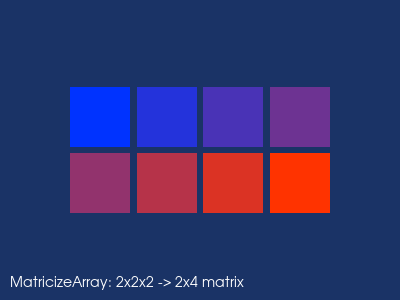

Python code for this plot:
#!/usr/bin/env python

# Demonstrate vtkMatricizeArray by creating a 2x2x2 sparse array,
# matricizing along dimension 0, and visualizing the result as a
# heatmap of colored quads.

# Factory overrides
import vtkmodules.vtkInteractionStyle  # noqa: F401
import vtkmodules.vtkRenderingFreeType  # noqa: F401
import vtkmodules.vtkRenderingOpenGL2  # noqa: F401

from vtkmodules.vtkCommonCore import vtkSparseArray
from vtkmodules.vtkCommonDataModel import vtkArrayData
from vtkmodules.vtkFiltersGeneral import vtkMatricizeArray
from vtkmodules.vtkFiltersSources import vtkPlaneSource
from vtkmodules.vtkRenderingCore import (
    vtkActor,
    vtkPolyDataMapper,
    vtkRenderWindow,
    vtkRenderWindowInteractor,
    vtkRenderer,
    vtkTextActor,
)

# Create a 2x2x2 sparse array with values 0..7
array = vtkSparseArray['float64']()
array.Resize(2, 2, 2)
value = 0.0
for i in range(2):
    for j in range(2):
        for k in range(2):
            array.AddValue(i, j, k, value)
            value += 1.0

# Pack into vtkArrayData
array_data = vtkArrayData()
array_data.AddArray(array)

# Matricize along dimension 0
matricize = vtkMatricizeArray()
matricize.SetInputData(array_data)
matricize.SetSliceDimension(0)
matricize.Update()

matricized = matricize.GetOutput().GetArray(0)

# The result is a 2x4 matrix; visualize as colored quads
# rows=2, cols=4, max_val=7.0
# Row 0 (y=1): values 0,1,2,3  Row 1 (y=0): values 4,5,6,7

# Row 0, Col 0: val=0.0, norm=0.0/7.0
cell_0_0 = vtkPlaneSource()
cell_0_0.SetOrigin(0, 1, 0)
cell_0_0.SetPoint1(0.9, 1, 0)
cell_0_0.SetPoint2(0, 1.9, 0)

cell_mapper_0_0 = vtkPolyDataMapper()
cell_mapper_0_0.SetInputConnection(cell_0_0.GetOutputPort())

cell_actor_0_0 = vtkActor()
cell_actor_0_0.SetMapper(cell_mapper_0_0)
cell_actor_0_0.GetProperty().SetColor(0.0, 0.2, 1.0)

# Row 0, Col 1: val=1.0, norm=1.0/7.0
cell_0_1 = vtkPlaneSource()
cell_0_1.SetOrigin(1, 1, 0)
cell_0_1.SetPoint1(1.9, 1, 0)
cell_0_1.SetPoint2(1, 1.9, 0)

cell_mapper_0_1 = vtkPolyDataMapper()
cell_mapper_0_1.SetInputConnection(cell_0_1.GetOutputPort())

cell_actor_0_1 = vtkActor()
cell_actor_0_1.SetMapper(cell_mapper_0_1)
cell_actor_0_1.GetProperty().SetColor(1.0 / 7.0, 0.2, 6.0 / 7.0)

# Row 0, Col 2: val=2.0, norm=2.0/7.0
cell_0_2 = vtkPlaneSource()
cell_0_2.SetOrigin(2, 1, 0)
cell_0_2.SetPoint1(2.9, 1, 0)
cell_0_2.SetPoint2(2, 1.9, 0)

cell_mapper_0_2 = vtkPolyDataMapper()
cell_mapper_0_2.SetInputConnection(cell_0_2.GetOutputPort())

cell_actor_0_2 = vtkActor()
cell_actor_0_2.SetMapper(cell_mapper_0_2)
cell_actor_0_2.GetProperty().SetColor(2.0 / 7.0, 0.2, 5.0 / 7.0)

# Row 0, Col 3: val=3.0, norm=3.0/7.0
cell_0_3 = vtkPlaneSource()
cell_0_3.SetOrigin(3, 1, 0)
cell_0_3.SetPoint1(3.9, 1, 0)
cell_0_3.SetPoint2(3, 1.9, 0)

cell_mapper_0_3 = vtkPolyDataMapper()
cell_mapper_0_3.SetInputConnection(cell_0_3.GetOutputPort())

cell_actor_0_3 = vtkActor()
cell_actor_0_3.SetMapper(cell_mapper_0_3)
cell_actor_0_3.GetProperty().SetColor(3.0 / 7.0, 0.2, 4.0 / 7.0)

# Row 1, Col 0: val=4.0, norm=4.0/7.0
cell_1_0 = vtkPlaneSource()
cell_1_0.SetOrigin(0, 0, 0)
cell_1_0.SetPoint1(0.9, 0, 0)
cell_1_0.SetPoint2(0, 0.9, 0)

cell_mapper_1_0 = vtkPolyDataMapper()
cell_mapper_1_0.SetInputConnection(cell_1_0.GetOutputPort())

cell_actor_1_0 = vtkActor()
cell_actor_1_0.SetMapper(cell_mapper_1_0)
cell_actor_1_0.GetProperty().SetColor(4.0 / 7.0, 0.2, 3.0 / 7.0)

# Row 1, Col 1: val=5.0, norm=5.0/7.0
cell_1_1 = vtkPlaneSource()
cell_1_1.SetOrigin(1, 0, 0)
cell_1_1.SetPoint1(1.9, 0, 0)
cell_1_1.SetPoint2(1, 0.9, 0)

cell_mapper_1_1 = vtkPolyDataMapper()
cell_mapper_1_1.SetInputConnection(cell_1_1.GetOutputPort())

cell_actor_1_1 = vtkActor()
cell_actor_1_1.SetMapper(cell_mapper_1_1)
cell_actor_1_1.GetProperty().SetColor(5.0 / 7.0, 0.2, 2.0 / 7.0)

# Row 1, Col 2: val=6.0, norm=6.0/7.0
cell_1_2 = vtkPlaneSource()
cell_1_2.SetOrigin(2, 0, 0)
cell_1_2.SetPoint1(2.9, 0, 0)
cell_1_2.SetPoint2(2, 0.9, 0)

cell_mapper_1_2 = vtkPolyDataMapper()
cell_mapper_1_2.SetInputConnection(cell_1_2.GetOutputPort())

cell_actor_1_2 = vtkActor()
cell_actor_1_2.SetMapper(cell_mapper_1_2)
cell_actor_1_2.GetProperty().SetColor(6.0 / 7.0, 0.2, 1.0 / 7.0)

# Row 1, Col 3: val=7.0, norm=7.0/7.0
cell_1_3 = vtkPlaneSource()
cell_1_3.SetOrigin(3, 0, 0)
cell_1_3.SetPoint1(3.9, 0, 0)
cell_1_3.SetPoint2(3, 0.9, 0)

cell_mapper_1_3 = vtkPolyDataMapper()
cell_mapper_1_3.SetInputConnection(cell_1_3.GetOutputPort())

cell_actor_1_3 = vtkActor()
cell_actor_1_3.SetMapper(cell_mapper_1_3)
cell_actor_1_3.GetProperty().SetColor(1.0, 0.2, 0.0)

# Label
label = vtkTextActor()
label.SetInput("MatricizeArray: 2x2x2 -> 2x4 matrix")
label.GetTextProperty().SetFontSize(14)
label.GetTextProperty().SetColor(1, 1, 1)
label.SetPosition(10, 10)

# Renderer
renderer = vtkRenderer()
renderer.AddActor(cell_actor_0_0)
renderer.AddActor(cell_actor_0_1)
renderer.AddActor(cell_actor_0_2)
renderer.AddActor(cell_actor_0_3)
renderer.AddActor(cell_actor_1_0)
renderer.AddActor(cell_actor_1_1)
renderer.AddActor(cell_actor_1_2)
renderer.AddActor(cell_actor_1_3)
renderer.AddViewProp(label)
renderer.SetBackground(0.1, 0.2, 0.4)

# Window
render_window = vtkRenderWindow()
render_window.AddRenderer(renderer)
render_window.SetSize(400, 300)
render_window.SetWindowName("array matricize array")

# Interactor
interactor = vtkRenderWindowInteractor()
interactor.SetRenderWindow(render_window)

# Scene
renderer.ResetCamera()

interactor.Initialize()
interactor.Start()
